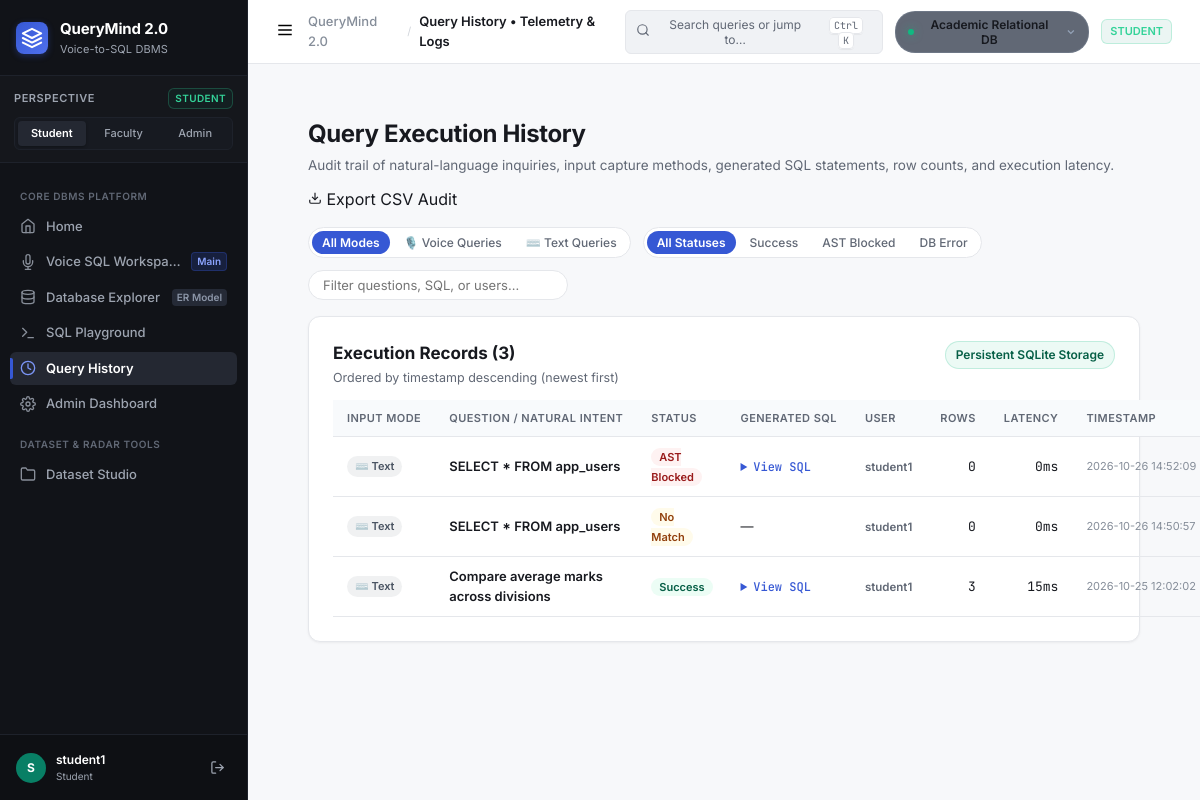
Page /history (signed in) on the committed database.
### tables this page shows
CREATE TABLE query_logs (
        id               INTEGER PRIMARY KEY AUTOINCREMENT,
        user_id          INTEGER,
        username         TEXT,
        question         TEXT,
        generated_sql    TEXT,
        status           TEXT,
        execution_time_ms INTEGER,
        result_row_count INTEGER,
        error            TEXT,
        timestamp        TEXT DEFAULT (datetime('now'))
    , input_mode TEXT DEFAULT 'text');

### app.py (the view)
@app.route("/history")
@login_required
def history():
    role = session["role"]
    records = get_all_history(200) if role in ("admin","teacher") \
              else get_query_history(session["user_id"], 100)
    return render_template("history.html", records=records, role=role)

### app.py (called while the page is built, shortened)
def login_required(f):
    from functools import wraps
    @wraps(f)
    def wrapper(*args, **kwargs):
        if "user_id" not in session:
            flash("Please log in to continue.", "warning")
            return redirect(url_for("login"))
        return f(*args, **kwargs)
    return wrapper

@app.before_request
def ensure_default_session():
    if "user_id" not in session:
        session["user_id"] = 1
        session["username"] = "admin"
        session["role"] = "admin"

@app.context_processor
def inject_global_ui_context():
    try:
        datasets = get_uploaded_datasets()
    except Exception:
        datasets = []
    active_table = session.get("active_dataset_table", "academic")
    active_name = "Academic Relational DB"
    if active_table == "all":
        active_name = "All Connected Tables"
    return {
        "current_role": session.get("role", "admin"),
        "current_username": session.get("username", "admin"),
        "global_datasets": datasets,
        "active_dataset_table": active_table,
        "active_dataset_name": active_name,
    }

### db/database.py (called while the page is built)
def _conn():
    conn = sqlite3.connect(DB_PATH, timeout=15.0)
    conn.row_factory = sqlite3.Row
    conn.execute("PRAGMA foreign_keys = ON")
    conn.execute("PRAGMA journal_mode = WAL")
    conn.execute("PRAGMA busy_timeout = 15000")
    conn.execute("PRAGMA synchronous = NORMAL")
    conn.execute("PRAGMA cache_size = -64000")
    conn.execute("PRAGMA temp_store = MEMORY")
    return conn

def get_query_history(user_id=None, limit=50):
    try:
        if not _LOG_QUEUE.empty():
            import time
            time.sleep(0.05)
    except Exception:
        pass
    conn = _conn()
    if user_id:
        rows = conn.execute(
            "SELECT * FROM query_logs WHERE user_id=? ORDER BY id DESC LIMIT ?",
            (user_id, limit)
        ).fetchall()
    else:
        rows = conn.execute(
            "SELECT * FROM query_logs ORDER BY id DESC LIMIT ?", (limit,)
        ).fetchall()
    conn.close()
    return [dict(r) for r in rows]

def get_uploaded_datasets() -> list:
    _setup_registry()
    conn = _conn()
    rows = conn.execute(
        "SELECT * FROM dataset_registry ORDER BY id DESC"
    ).fetchall()
    conn.close()
    return [dict(r) for r in rows]

### templates/history.html (shortened to what this page needs)
{% extends "base.html" %}
{% block breadcrumb %}Query History &bull; Telemetry &amp; Logs{% endblock %}
{% block content %}
<div class="page-container">
  <div class="explorer-header-bar">
    <div class="ehb-left">
      <h1 class="page-heading">Query Execution History</h1>
      <p class="page-subheading">
        Audit trail of natural-language inquiries, input capture methods, generated SQL statements, row counts, and execution latency.
      </p>
    </div>
    <div class="ehb-right">
      <a href="{{ url_for('export_csv') }}" class="btn-secondary-action">
        <svg width="14" height="14" viewBox="0 0 24 24" fill="none" stroke="currentColor" stroke-width="2">
          <path d="M21 15v4a2 2 0 0 1-2 2H5a2 2 0 0 1-2-2v-4"></path>
          <polyline points="7 10 12 15 17 10"></polyline>
          <line x1="12" y1="15" x2="12" y2="3"></line>
        </svg>
        <span>Export CSV Audit</span>
      </a>
    </div>
  </div>
  <div class="history-toolbar-strip mt-4">
    <div class="history-filters-left">
      <div class="filter-pills" id="inputFilterChips">
        <button type="button" class="chip-filter active" onclick="filterByInputMode(null, this)">All Modes</button>
        <button type="button" class="chip-filter" onclick="filterByInputMode('voice', this)">🎙️ Voice Queries</button>
        <button type="button" class="chip-filter" onclick="filterByInputMode('text', this)">⌨️ Text Queries</button>
      </div>
      <div class="filter-pills" id="statusFilterChips">
        <button type="button" class="chip-filter active" onclick="filterByStatus(null, this)">All Statuses</button>
        <button type="button" class="chip-filter" onclick="filterByStatus('success', this)">Success</button>
        <button type="button" class="chip-filter" onclick="filterByStatus('validation_failed', this)">AST Blocked</button>
        <button type="button" class="chip-filter" onclick="filterByStatus('db_error', this)">DB Error</button>
      </div>
    </div>
    <div class="history-search-right">
      <input type="text" id="histSearchInput" placeholder="Filter questions, SQL, or users…" oninput="applyHistoryFilters()"
             class="input-search-modern" />
    </div>
  </div>
  <div class="workspace-card mt-4">
    <div class="card-title-row">
      <div class="card-title-group">
        <h2 class="card-main-title">Execution Records ({{ records|length if records else 0 }})</h2>
        <p class="card-sub-title">Ordered by timestamp descending (newest first)</p>
      </div>
      <span class="pipeline-status-badge">Persistent SQLite Storage</span>
    </div>
    <div class="table-scroll-container mt-3">
      <table class="data-table-modern" id="historyTable">
        <thead>
          <tr>
            <th style="width: 90px;">Input Mode</th>
            <th>Question / Natural Intent</th>
            <th>Status</th>
            <th>Generated SQL</th>
            <th>User</th>
            <th>Rows</th>
            <th>Latency</th>
            <th>Timestamp</th>
          </tr>
        </thead>
        <tbody id="historyTableBody">
          {% if records %}
            {% for rec in records %}
            <tr data-status="{{ rec.status }}"
                data-mode="{{ rec.input_mode if rec.input_mode else 'text' }}"
                data-text="{{ rec.question | lower }} {{ rec.username | lower }} {{ rec.generated_sql | lower if rec.generated_sql else '' }}">
              <td>
                {% if rec.input_mode == 'voice' %}
                <span class="badge-mode-voice" title="Captured via browser Speech Recognition">🎙️ Voice</span>
                {% else %}
                <span class="badge-mode-text" title="Entered via text input or playground">⌨️ Text</span>
                {% endif %}
              </td>
              <td style="font-weight: 600; max-width: 260px;">{{ rec.question }}</td>
              <td>
                {% if rec.status == 'success' %}
                  <span class="badge-status-success">Success</span>
                {% elif rec.status in ('validation_failed', 'blocked') %}
                  <span class="badge-status-blocked">AST Blocked</span>
                {% elif rec.status == 'no_match' %}
                  <span class="badge-status-nomatch">No Match</span>
                {% else %}
                  <span class="badge-status-error">Error</span>
                {% endif %}
              </td>
              <td style="max-width: 280px;">
                {% if rec.generated_sql %}
                <details class="sql-details-dropdown">
                  <summary class="sql-summary-link">View SQL</summary>
                </details>
                {% else %}
                <span class="text-muted-dash">&mdash;</span>
                {% endif %}
              </td>
              <td><span class="badge-user">{{ rec.username }}</span></td>
              <td style="font-family: var(--font-mono); text-align: right;">{{ rec.result_row_count if rec.result_row_count is not none else '&mdash;' }}</td>
              <td style="font-family: var(--font-mono); text-align: right;">{{ rec.execution_time_ms if rec.execution_time_ms is not none else '&mdash;' }}ms</td>
              <td style="font-size: 11px; color: var(--text-muted); white-space: nowrap;">{{ rec.timestamp }}</td>
            </tr>
            {% endfor %}
          {% else %}
            <tr>
              <td colspan="9" style="text-align: center; padding: 48px; color: var(--text-muted);">
                No query execution history recorded yet. Execute queries in the Voice Workspace or SQL Playground to populate this log.
              </td>
            </tr>
          {% endif %}
        </tbody>
      </table>
    </div>
  </div>
</div>
{% endblock %}

### rows in the picture
query_logs: input_mode "⌨️ Text", question "SELECT * FROM app_users", shows "AST Blocked", username "student1", result_row_count "0", execution_time_ms "0", timestamp "2026-10-26 14:52:09"
query_logs: input_mode "⌨️ Text", question "SELECT * FROM app_users", status "No Match", username "student1", result_row_count "0", execution_time_ms "0", timestamp "2026-10-26 14:50:57"
query_logs: input_mode "⌨️ Text", question "Compare average marks across divisions", status "Success", username "student1", result_row_count "3", execution_time_ms "15", timestamp "2026-10-25 12:02:02"

### other values in the picture
{{ current_role|upper }} "STUDENT"
{{ current_username[0]|upper }} "S"
{{ current_username }} "student1"
{{ current_role|title }} "Student"
{{ active_dataset_name }} "Academic Relational DB"
{{ records|length if records else 0 }} "3"
